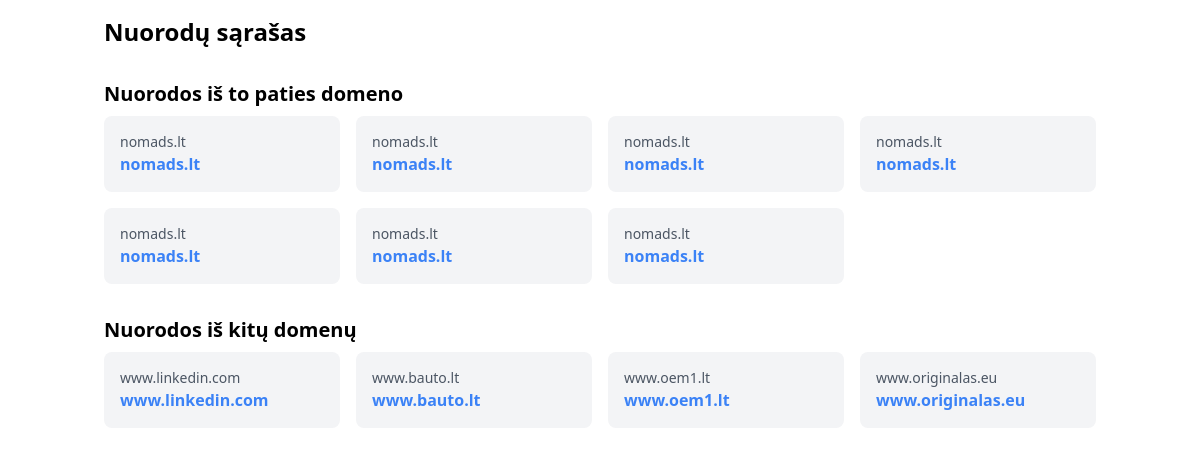
The page / on the database its author committed.
### tables this page shows
CREATE TABLE links (
                id INTEGER PRIMARY KEY AUTOINCREMENT,
                url TEXT UNIQUE,
                domain TEXT
            );

### scrapper.php (the view, shortened to what this page needs)
<?php
class Database
{
    private $pdo;
    public function __construct($dbFile)
    {
        $this->pdo = new PDO("sqlite:$dbFile");
    }
    private function initialize()
    {
        $this->pdo->exec("
            CREATE TABLE IF NOT EXISTS links (
                id INTEGER PRIMARY KEY AUTOINCREMENT,
                url TEXT UNIQUE,
                domain TEXT
            )
        ");
    }
    public function query($sql, $params = [])
    {
        $stmt = $this->pdo->prepare($sql);
        $stmt->execute($params);
        return $stmt;
    }
    public function getAll($table)
    {
        return $this->query("SELECT * FROM $table")->fetchAll(PDO::FETCH_ASSOC);
    }
}
class Link
{
    private $db;
    public function __construct($db)
    {
        $this->db = $db;
    }
    public function getLinksGrouped($baseDomain)
    {
        $allLinks = $this->db->getAll('links');
        $grouped = ['same_domain' => [], 'other_domains' => []];
        foreach ($allLinks as $link) {
            if ($link['domain'] === $baseDomain) {
                $grouped['same_domain'][] = $link;
            } else {
                $grouped['other_domains'][] = $link;
            }
        }
        return $grouped;
    }
}
try {
    $db = new Database('links.db');
    $linkModel = new Link($db);
    $groupedLinks = $linkModel->getLinksGrouped('nomads.lt');
} catch (Exception $e) {
    echo 'Klaida: ' . $e->getMessage();
    die();
}
function renderLinksSection($title, $links)
{
    ?>
    <div class="mt-8">
        <h2 class="text-xl font-semibold mb-2"><?= htmlspecialchars($title) ?></h2>
        <div class="grid grid-cols-1 sm:grid-cols-2 lg:grid-cols-4 gap-4">
            <?php foreach ($links as $link): ?>
                <a href="<?= htmlspecialchars($link['url']) ?>"
                   title="<?= htmlspecialchars($link['url']) ?>"
                   class="bg-gray-100 rounded-lg p-4 block relative group"
                   target="_blank">
                    <p class="text-sm text-gray-600"><?= htmlspecialchars($link['domain']) ?></p>
                    <span class="text-blue-500 font-semibold"><?= htmlspecialchars($link['domain']) ?></span>
                </a>
            <?php endforeach; ?>
        </div>
    </div>
    <?php
}
?>
<div>
    <h1 class="text-2xl font-bold mb-4">Nuorodų sąrašas</h1>
        <?php
            renderLinksSection('Nuorodos iš to paties domeno', $groupedLinks['same_domain']);
        ?>
</div>

### index.php (shortened to what this page needs)
<!DOCTYPE html>
<html lang="en">
<head>
    <script src="https://cdn.tailwindcss.com"></script>
</head>
<body class="bg-white">
<div class="container mx-auto p-4">
<?php
    include_once 'scrapper.php';
?>
</div>
</body>
</html>

### rows shown on the page
links: domain "nomads.lt"
links: domain "nomads.lt"
links: domain "nomads.lt"
links: domain "nomads.lt"
links: domain "nomads.lt"
links: domain "nomads.lt"
links: domain "nomads.lt"
links: domain "www.linkedin.com"
links: domain "www.bauto.lt"
links: domain "www.oem1.lt"
links: domain "www.originalas.eu"

### other values the page prints
$title "Nuorodos iš to paties domeno Nuorodos iš kitų domenų"
